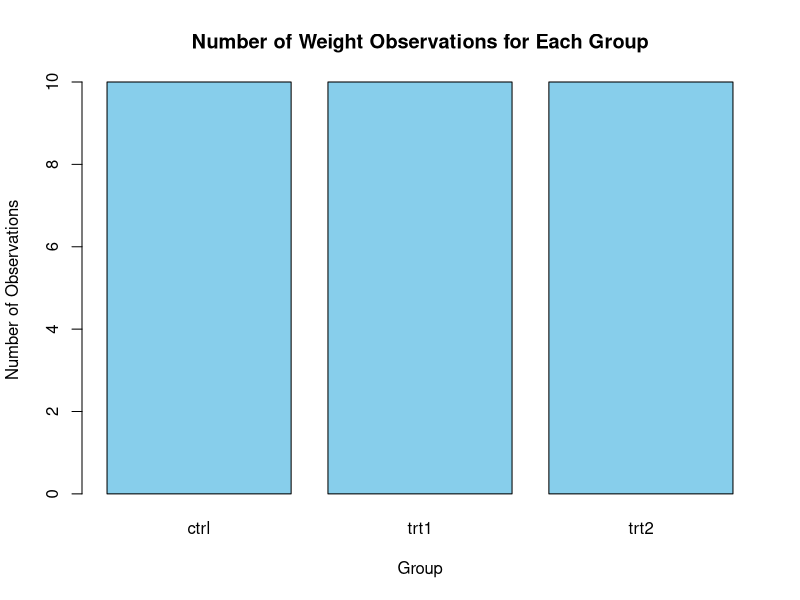
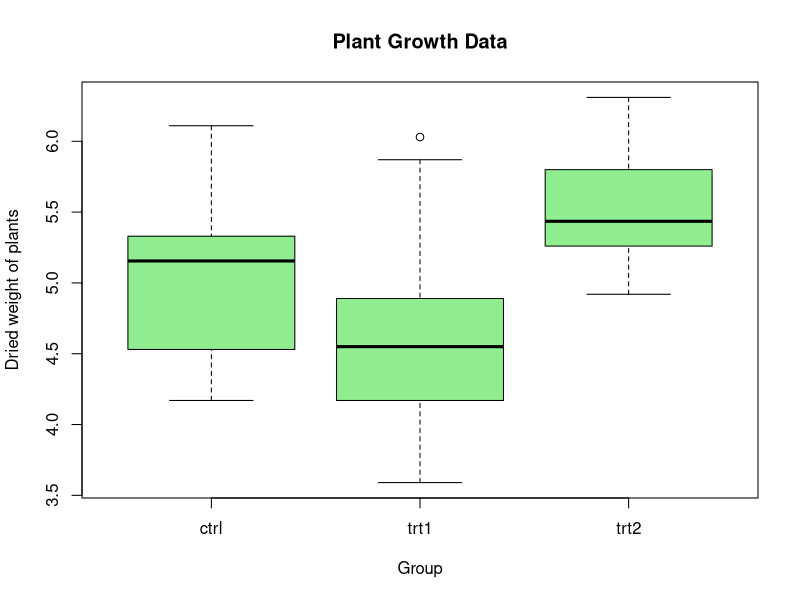

R code for these plots, in order: (Note: this script raises an error after producing the figures.)
# cs201_asn_2.R
# Bryn Bijur, s1324044
# CS-201
# Spring 2024

# 1 Trees
library(datasets)
data(PlantGrowth)
# Number of rows and columns
num_rows <- nrow(PlantGrowth)
num_cols <- ncol(PlantGrowth)
# Number of rows: 30, Number of columns: 2

# Class and data type of variables
class_var1 <- class(PlantGrowth$weight)[1]
class_var2 <- class(PlantGrowth$group)[1]
data_type_var1 <- typeof(PlantGrowth$weight)
data_type_var2 <- typeof(PlantGrowth$group)
#           Class    Data Type
# weight:  numeric    double
# group:   factor     integer

# Median, maximum, and minimum weights for each group
med_ctrl <- median(PlantGrowth$weight[PlantGrowth$group == "ctrl"])
med_trt1 <- median(PlantGrowth$weight[PlantGrowth$group == "trt1"])
med_trt2 <- median(PlantGrowth$weight[PlantGrowth$group == "trt2"])

max_ctrl <- max(PlantGrowth$weight[PlantGrowth$group == "ctrl"])
max_trt1 <- max(PlantGrowth$weight[PlantGrowth$group == "trt1"])
max_trt2 <- max(PlantGrowth$weight[PlantGrowth$group == "trt2"])

min_ctrl <- min(PlantGrowth$weight[PlantGrowth$group == "ctrl"])
min_trt1 <- min(PlantGrowth$weight[PlantGrowth$group == "trt1"])
min_trt2 <- min(PlantGrowth$weight[PlantGrowth$group == "trt2"])

# ctrl: Median=5.155, Max=6.11, Min=4.17
# trt1: Median=4.55, Max=6.03, Min=3.59
# trt2: Median=5.435, Max=6.31, Min=4.92

# Bar plot
barplot(table(PlantGrowth$group), main="Number of Weight Observations for Each Group", xlab="Group", ylab="Number of Observations", col="skyblue")

# Box plot
boxplot(weight ~ group, data=PlantGrowth, main="Plant Growth Data", xlab="Group", ylab="Dried weight of plants", col="lightgreen")


# 2 State information
?state
data(state)
# Create data frame st_area_region
st_area_region <- data.frame(
  state = state.abb,
  area = state.area,
  region = state.region  # Corrected from state.regions
)

# Generate a plot showing the number of states in each of the four regions
plot <- ggplot(st_area_region, aes(x = factor(region))) +
  geom_bar() +
  labs(title = "Number of States per Region", x = "Region", y = "Number of States")

# Total areas of each state region
total_area <- tapply(st_area_region$area, st_area_region$region, sum)
cat("Total area of Northeast region:", total_area["Northeast"], "square miles\n")
cat("Total area of Northcentral region:", total_area["North Central"], "square miles\n")
cat("Total area of South region:", total_area["South"], "square miles\n")
cat("Total area of West region:", total_area["West"], "square miles\n")
cat("Total area of all regions:", total_area["Northeast"]+total_area["North Central"]+total_area["South"]+total_area["West"])
#Total area of all regions: 3618399

# Find the state with the largest and smallest area
largest_area_state <- st_area_region[which.max(st_area_region$area), ]
smallest_area_state <- st_area_region[which.min(st_area_region$area), ]
cat("State with the largest area:", largest_area_state$state)
cat("State with the smallest area:", smallest_area_state$state)
#Largest:AK/Smallest:RI

# Print the plot
print(plot)

# 3 Functions
rand_bw <- function(low, high) {
  if (missing(low) || missing(high)) {
    stop("Please provide both 'low' and 'high' values.")
  }
  
  if (low > high) {
    temp <- low
    low <- high
    high <- temp
  }
  
  return(sample(low:high, 1))
}
rand_bw(1, 6)                
rand_bw(0, 1)                
rand_bw(19, 0)               
rand_bw(low = 1, high = 20)  
rand_bw(hi = 1, lo = 20)     

#4 Vectors
?paste
pypr <- function(vec) {
  paste("[", paste(vec, collapse = ","), "]", sep = "")
}

mystrvec <- c('a', 'b', 'c', 'd')
pypr(mystrvec)
myintvec <- c(4, 3, 2, 1)
pypr(myintvec)

